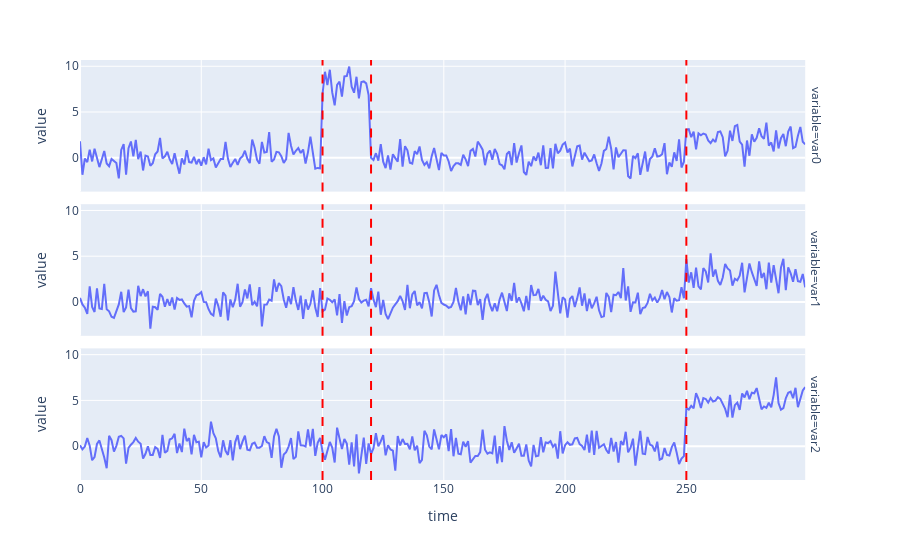

Source (notebook cell):
### Code cell
from utils import add_changepoint_vlines

pred_output_fig = plot_multivariate_time_series(df_3d)
add_changepoint_vlines(pred_output_fig, detections)

### Figure 1 — Plotly figure (JSON) as saved in the notebook; plotly's stock layout.template omitted (floating-point values rounded to 4 significant figures; data arrays with more than 128 entries replaced by an {"elided": "..."} marker saying what was removed)
{"data": [{"hovertemplate": "variable=var0<br>time=%{x}<br>value=%{y}<extra></extra>", "legendgroup": "", "line": {"color": "#636efa", "dash": "solid"}, "marker": {"symbol": "circle"}, "mode": "lines", "name": "", "orientation": "v", "showlegend": false, "type": "scatter", "x": {"elided": "300 int values"}, "xaxis": "x3", "y": {"elided": "300 float values"}, "yaxis": "y3"}, {"hovertemplate": "variable=var1<br>time=%{x}<br>value=%{y}<extra></extra>", "legendgroup": "", "line": {"color": "#636efa", "dash": "solid"}, "marker": {"symbol": "circle"}, "mode": "lines", "name": "", "orientation": "v", "showlegend": false, "type": "scatter", "x": {"elided": "300 int values"}, "xaxis": "x2", "y": {"elided": "300 float values"}, "yaxis": "y2"}, {"hovertemplate": "variable=var2<br>time=%{x}<br>value=%{y}<extra></extra>", "legendgroup": "", "line": {"color": "#636efa", "dash": "solid"}, "marker": {"symbol": "circle"}, "mode": "lines", "name": "", "orientation": "v", "showlegend": false, "type": "scatter", "x": {"elided": "300 int values"}, "xaxis": "x", "y": {"elided": "300 float values"}, "yaxis": "y"}], "layout": {"annotations": [{"showarrow": false, "text": "variable=var2", "textangle": 90, "x": 0.98, "xanchor": "left", "xref": "paper", "y": 0.1567, "yanchor": "middle", "yref": "paper"}, {"showarrow": false, "text": "variable=var1", "textangle": 90, "x": 0.98, "xanchor": "left", "xref": "paper", "y": 0.5, "yanchor": "middle", "yref": "paper"}, {"showarrow": false, "text": "variable=var0", "textangle": 90, "x": 0.98, "xanchor": "left", "xref": "paper", "y": 0.8433, "yanchor": "middle", "yref": "paper"}], "legend": {"tracegroupgap": 0}, "margin": {"t": 60}, "shapes": [{"line": {"color": "red", "dash": "dash"}, "type": "line", "x0": 100, "x1": 100, "xref": "x", "y0": 0, "y1": 1, "yref": "y domain"}, {"line": {"color": "red", "dash": "dash"}, "type": "line", "x0": 100, "x1": 100, "xref": "x2", "y0": 0, "y1": 1, "yref": "y2 domain"}, {"line": {"color": "red", "dash": "dash"}, "type": "line", "x0": 100, "x1": 100, "xref": "x3", "y0": 0, "y1": 1, "yref": "y3 domain"}, {"line": {"color": "red", "dash": "dash"}, "type": "line", "x0": 120, "x1": 120, "xref": "x", "y0": 0, "y1": 1, "yref": "y domain"}, {"line": {"color": "red", "dash": "dash"}, "type": "line", "x0": 120, "x1": 120, "xref": "x2", "y0": 0, "y1": 1, "yref": "y2 domain"}, {"line": {"color": "red", "dash": "dash"}, "type": "line", "x0": 120, "x1": 120, "xref": "x3", "y0": 0, "y1": 1, "yref": "y3 domain"}, {"line": {"color": "red", "dash": "dash"}, "type": "line", "x0": 250, "x1": 250, "xref": "x", "y0": 0, "y1": 1, "yref": "y domain"}, {"line": {"color": "red", "dash": "dash"}, "type": "line", "x0": 250, "x1": 250, "xref": "x2", "y0": 0, "y1": 1, "yref": "y2 domain"}, {"line": {"color": "red", "dash": "dash"}, "type": "line", "x0": 250, "x1": 250, "xref": "x3", "y0": 0, "y1": 1, "yref": "y3 domain"}], "xaxis": {"anchor": "y", "domain": [0, 0.98], "title": {"text": "time"}}, "xaxis2": {"anchor": "y2", "domain": [0, 0.98], "matches": "x", "showticklabels": false}, "xaxis3": {"anchor": "y3", "domain": [0, 0.98], "matches": "x", "showticklabels": false}, "yaxis": {"anchor": "x", "domain": [0, 0.3133], "title": {"text": "value"}}, "yaxis2": {"anchor": "x2", "domain": [0.3433, 0.6567], "matches": "y", "title": {"text": "value"}}, "yaxis3": {"anchor": "x3", "domain": [0.6867, 1.0], "matches": "y", "title": {"text": "value"}}}}
